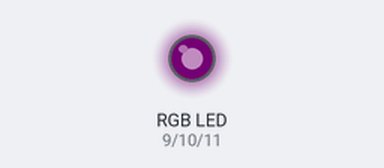
A sketch run on a simulated Arduino Uno, built with avr-gcc and run on an emulated ATmega328P. On the bench: an RGB LED mixed from three pins (HIGH = lit). Dim RGB values are drawn brighter than linear.

Above: at 0.05 s.
At 1.5 s:
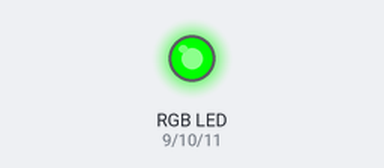
At 3.0 s:
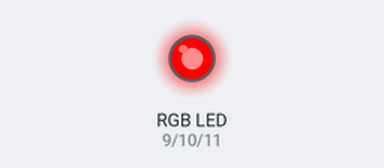
Timing chart, 0 to 6.9 s (numbered marks = the images above):
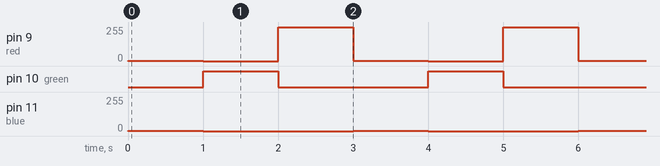

The sketch:

sketch_may07a.ino
```cpp
#define red 9
#define green 10
#define blue 11
#define DELAY 1000
void setup() {
  // put your setup code here, to run once:
pinMode(red, OUTPUT);
pinMode(green, OUTPUT);
pinMode(blue, OUTPUT);
}

void loop() {
  // put your main code here, to run repeatedly:
int i;
for(i=0;i++;i<255);
{analogWrite(red,i);
analogWrite(green,i=0);
analogWrite(blue,i-255);
delay(DELAY);
}
{analogWrite(red,i=0);
analogWrite(green,i-255);
analogWrite(blue,i);
delay(DELAY);
}
{analogWrite(red,i-255);
analogWrite(green,i);
analogWrite(blue,i=0);
delay(DELAY);
}}
```

Measured:
- by itself, pin 9 (red): repeats every 3.0 s: 0/255 1.0 s, 255/255 1.0 s, 1/255 1.0 s
- by itself, pin 10 (green): alternates HIGH for 1.0 s and LOW for 2.0 s
- by itself, pin 11 (blue): alternates 1/255 for 1.0 s and 0/255 for 2.0 s
